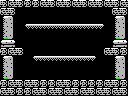

The image is a tile-based game level rendered from a .tmx file. Its description and complete source (layers, tilesets, objects, tile grids) follow:
An orthogonal 16x12 tile map with 8x8 px tiles, 1 tile layer (Tile Layer 1) and 12 objects (8x item, door-left, door-right, door-down, door-up).

<map version="1.0" orientation="orthogonal" renderorder="right-down" width="16" height="12" tilewidth="8" tileheight="8" nextobjectid="26">
 <tileset firstgid="1" name="tiles" tilewidth="8" tileheight="8" tilecount="256" columns="16">
  <image source="tiles.png" width="128" height="128" />
 </tileset>
 <layer name="Tile Layer 1" width="16" height="12">
  <data encoding="csv">
104,103,104,165,165,103,104,103,104,103,104,103,104,103,104,103,
103,104,1,1,1,1,72,1,1,1,1,1,72,1,103,104,
196,197,1,1,1,1,1,1,1,1,1,1,1,1,196,197,
212,213,1,172,246,246,246,246,246,246,246,246,171,1,212,213,
228,229,1,1,1,1,1,1,1,1,1,1,1,1,228,229,
244,245,1,1,1,1,1,1,1,1,1,1,1,1,244,245,
165,103,104,1,1,1,1,1,1,1,1,1,1,103,104,165,
196,197,1,1,172,246,246,246,246,246,246,171,1,1,196,197,
212,213,1,1,1,1,1,1,1,1,1,1,1,1,212,213,
228,229,1,1,1,1,1,1,1,1,1,1,1,1,228,229,
165,103,104,103,104,165,165,103,104,165,165,165,165,103,104,165,
103,104,165,165,103,104,103,104,103,104,103,104,103,104,103,104
</data>
 </layer>
 <objectgroup name="objects">
  <object id="9" type="door-left" x="0" y="56" width="16" height="24" />
  <object id="11" type="door-right" x="112" y="56" width="16" height="24" />
  <object id="14" type="door-down" x="48" y="80" width="32" height="16" />
  <object id="15" type="door-up" x="48" y="0" width="32" height="8" />
  <object id="16" type="item" x="32" y="8" width="16" height="16" />
  <object id="19" type="item" x="48" y="8" width="16" height="16" />
  <object id="20" type="item" x="64" y="8" width="16" height="16" />
  <object id="21" type="item" x="80" y="8" width="16" height="16" />
  <object id="22" type="item" x="32" y="40" width="16" height="16" />
  <object id="23" type="item" x="48" y="40" width="16" height="16" />
  <object id="24" type="item" x="64" y="40" width="16" height="16" />
  <object id="25" type="item" x="80" y="40" width="16" height="16" />
 </objectgroup>
</map>
